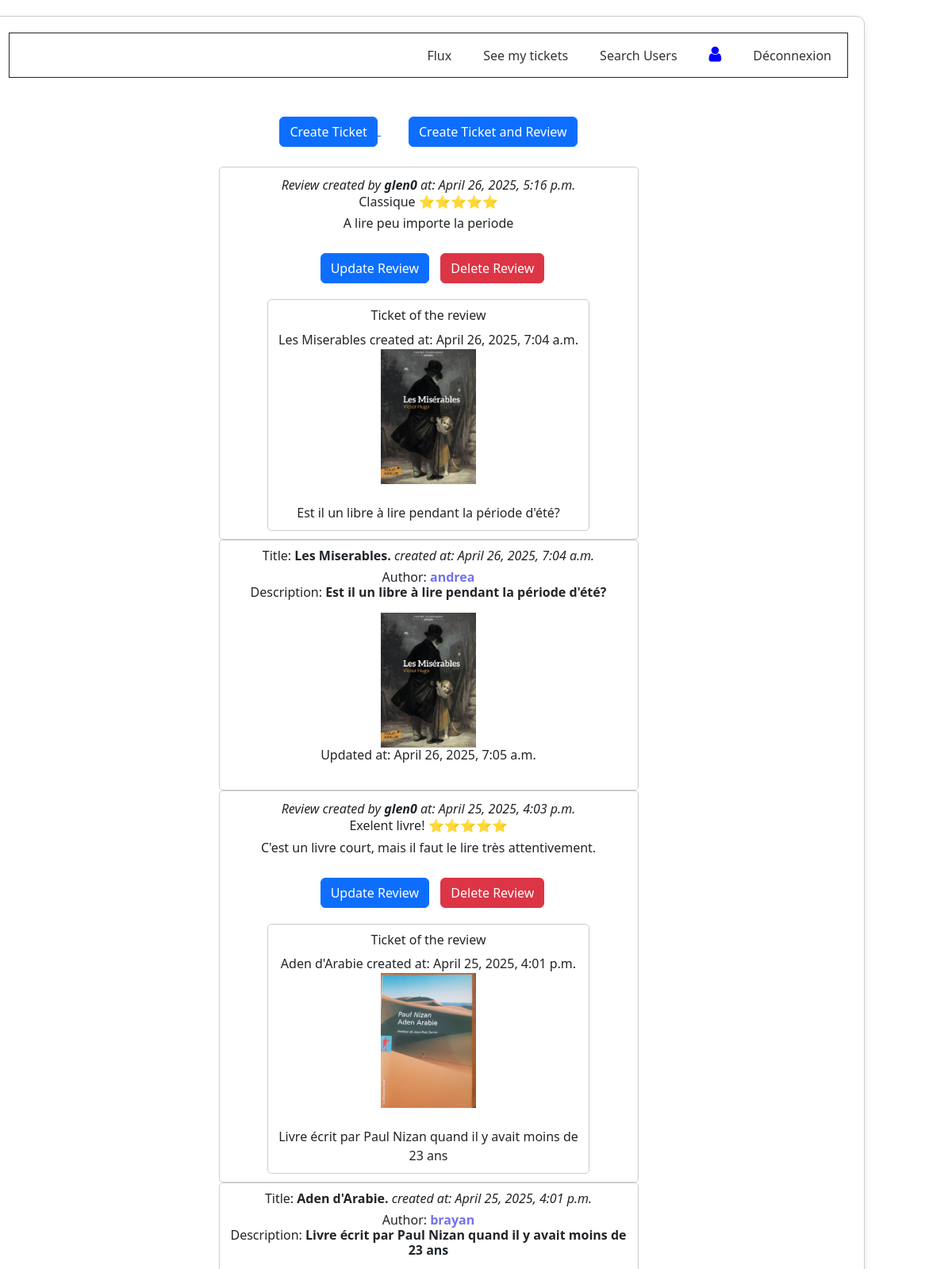
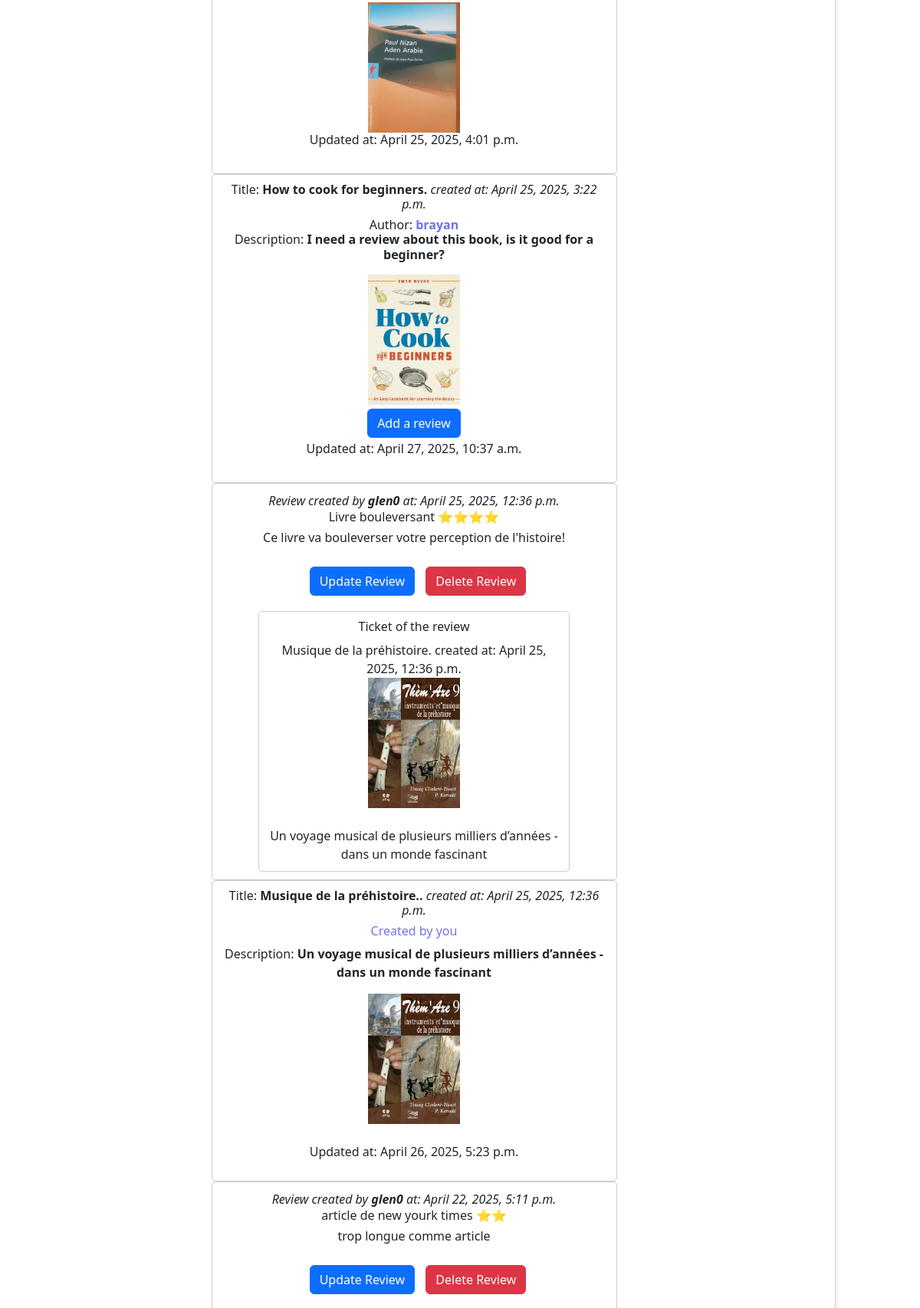
/flux/ (signed in, upper part), run on the app's committed database (2 pictures, top to bottom).
### book_critics_core/models.py (models this page shows)
class Review(models.Model):
    uuid = models.UUIDField(primary_key=True,
                            unique=True,
                            default=uuid4,
                            editable=False)
    user = models.ForeignKey(settings.AUTH_USER_MODEL,
                             on_delete=models.CASCADE,
                             related_name='review',
                             verbose_name='utilisateur'
                             )
    ticket = models.ForeignKey(Ticket, on_delete=models.CASCADE,
                               unique=True,
                               related_name='review',
                               verbose_name='billet')
    rating = models.PositiveSmallIntegerField(max_length=1024,
                                              validators=[
                                                  MinValueValidator(0),
                                                  MaxValueValidator(5)
                                                  ])
    headline = models.CharField(max_length=128)
    body = models.TextField(max_length=8192)
    time_created = models.DateTimeField(auto_now_add=True)

class CustomUser(AbstractUser):
    uuid = models.UUIDField(primary_key=True,
                            unique=True,
                            default=uuid4,
                            editable=False)
    email = models.EmailField(max_length=100,
                              unique=True,
                              blank=True,
                              null=True,
                              verbose_name='email')

class Ticket(models.Model):
    uuid = models.UUIDField(primary_key=True,
                            unique=True,
                            default=uuid4,
                            editable=False)
    user = models.ForeignKey(settings.AUTH_USER_MODEL,
                             on_delete=models.CASCADE,
                             related_name='ticket',
                             verbose_name='utilisateur'
                             )
    description = models.TextField(max_length=350)
    title = models.CharField(max_length=128)
    image = models.ImageField(upload_to='images/')
    time_created = models.DateTimeField(auto_now_add=True)
    time_updated = models.DateTimeField(auto_now=True, blank=True, null=True)

### book_critics_core/views.py (the view)
# urls.py: path('flux/', views.flux, name='flux'),
@login_required(login_url='http://localhost:8000')
def flux(request):
    user = request.user
    followed = UserFollows.objects.filter(user=user)
    all_tickets = Ticket.objects.filter(Q(user=user) |
                                        Q(user__in=followed.values_list(
                                              'followed_user',
                                              flat=True)))
    all_tickets.order_by('-time_created')
    following = user.following.all()
    following = [u.followed_user for u in following]
    following.append(user)
    reviews2_others = Review.objects.filter(user__in=following)
    reviews2_others.order_by('-time_created')
    tickets_revies = list(chain(all_tickets, reviews2_others))
    ticks_revs_sorted = sorted(tickets_revies,
                               key=lambda obj: obj.time_created,
                               reverse=True
                               )
    tickets_reviews = []
    for tic_rev in ticks_revs_sorted:
        if hasattr(tic_rev, 'title'):
            tickets_reviews.append((tic_rev, 'T'))
        else:
            tickets_reviews.append((tic_rev, 'R'))
    reviw_form = ReviewForm(request.POST or None)
    return render(request, 'tickets/flux.html',
                  {'tickets_reviews': tickets_reviews,
                   'form': reviw_form
                   }
                  )

### book_critics_core/templates/tickets/flux.html (shortened to what this page needs)
{% extends 'base/base.html' %}
{% load static %}
{% block content %}
{% include 'base/navbar.html' %}
<div class="col" style="margin: 25px;">
        <a href="{% url 'ticket' %}" style="margin-right: 35px;">
            <button type="submit" class="btn btn-primary">
                Create Ticket
            </button>
        </a>
        <a href="{% url 'ticketreview' %}">
            <button type="submit" class="btn btn-primary">
                Create Ticket and Review
            </button>
        </a>
</div>
{% for tr in tickets_reviews %}
    {% if tr.1 == 'R' %}
    <div clas="flux-container" style="border: 1px solid #ccc; padding: 10px; border-radius: 5px;
    width: 50%; margin: auto; display: flex; flex-direction: column;
    align-items: center;">
            <h8> <i>Review created by <b>{{tr.0.user.username}}</b> at: {{tr.0.time_created}}</i></h8>
            <h6>{{tr.0.headline}} {{ "⭐⭐⭐⭐⭐"|slice:tr.0.rating }}</h6>
            <h6>{{tr.0.body}}</h6>
            {% if tr.0.user == request.user %}
                <div class="col" style="margin: 10px;">
                    <button onclick="openDialogBox('update-rev{{tr.0.pk}}')"
                    class="btn btn-primary" style="margin: 10px;">
                        Update Review
                    </button>
                    <button class="btn btn-danger"
                    data-bs-toggle="modal" data-bs-target="#exampleModal"
                    onclick="openDialogBox('delete-rev{{tr.0.pk}}')">
                        Delete Review
                    </button>
                </div>
            {% endif %}
        <div style="border: 1px solid #ccc; padding: 10px; border-radius: 5px;
        width: 80%; margin: auto; display: flex; flex-direction: column;
        align-items: center;">
            <h6>Ticket of the review</h6>
            <h7>{{tr.0.ticket.title}} created at: {{tr.0.ticket.time_created}}</h7>
            {% if tr.0.ticket.image %}
                <img src="{{ tr.0.ticket.image.url }}" class="ticket-image">
            {% else %}
            <h7>No image avaiable for this ticket</h7>
            {% endif %}
            <h7>{{tr.0.ticket.description}}</h7>
        </div>
    </div>
    {% else %}
    <div style="border: 1px solid #ccc; padding: 10px; border-radius: 5px;
         width: 50%; margin: auto; display: flex; flex-direction: column;
         align-items: center;">
        <h6>Title: <b>{{tr.0.title}}. </b> <i>created at: {{tr.0.time_created}}</i></h6>
        {% if request.user == tr.0.user %}
            <h6 style="color: rgb(114, 114, 237);">Created by you</h6>
        {% else %}
            <h6>Author: <b style="color: rgb(114, 114, 237);">
                {{tr.0.user.username}} </b>
        {% endif %}
            <p>Description: <b>{{tr.0.description}}</b></p>
        {% if tr.0.image and tr.0.image.url %}
            <img src="{{ tr.0.image.url }}" alt="{{tr.0.title}} img"
                class="ticket-image"
            ></br>
        {% else %}
            <p>No image available</p></br>
        {% endif %}
        {% if not tr.0.review.all %}
        <button class="btn btn-primary" onclick="openDialogBox('create-rev{{tr.0.pk}}')"
            data-bs-toggle="modal" data-bs-target="#exampleModal"
            style="margin: 5px;"
            >
            Add a review
        </button></br>
        {% endif%}
        {% if tr.0.time_updated %}
            <p>Updated at: {{tr.0.time_updated}}</p>
        {% endif %}
        {% endif %}
    </div>
{% endfor %}
{% endblock %}

### book_critics_core/static/css/main.css (style rules this page uses)
body { display: flex; height: 100%; width: 90%; flex-direction: column; justify-content: center; align-items: center; text-align: center; margin: 0; }
.ticket-image { width: 120px; height: 170px; object-fit: cover; }

### data on the page
Review: user.username "glen0", time_created "April 26, 2025, 5:16 p.m.", headline "Classique", rating "⭐⭐⭐⭐⭐", body "A lire peu importe la periode", ticket.title "Les Miserables", ticket.time_created "April 26, 2025, 7:04 a.m.", ticket.image (picture), ticket.description "Est il un libre à lire pendant la période d'été?"
Ticket: title "Les Miserables", time_created "April 26, 2025, 7:04 a.m.", user.username "andrea", description "Est il un libre à lire pendant la période d'été?", image (picture), time_updated "April 26, 2025, 7:05 a.m."
Review: user.username "glen0", time_created "April 25, 2025, 4:03 p.m.", headline "Exelent livre!", rating "⭐⭐⭐⭐⭐", body "C'est un livre court, mais il faut le lire très attentivement.", ticket.title "Aden d'Arabie", ticket.time_created "April 25, 2025, 4:01 p.m.", ticket.image (picture), ticket.description "Livre écrit par Paul Nizan quand il y avait moins de 23 ans"
Ticket: title "Aden d'Arabie", time_created "April 25, 2025, 4:01 p.m.", user.username "brayan", description "Livre écrit par Paul Nizan quand il y avait moins de 23 ans", image (picture), time_updated "April 25, 2025, 4:01 p.m."
Ticket: title "How to cook for beginners", time_created "April 25, 2025, 3:22 p.m.", user.username "brayan", description "I need a review about this book, is it good for a beginner?", image (picture), time_updated "April 27, 2025, 10:37 a.m."
Review: user.username "glen0", time_created "April 25, 2025, 12:36 p.m.", headline "Livre bouleversant", rating "⭐⭐⭐⭐", body "Ce livre va bouleverser votre perception de l'histoire!", ticket.title "Musique de la préhistoire.", ticket.time_created "April 25, 2025, 12:36 p.m.", ticket.image (picture), ticket.description "Un voyage musical de plusieurs milliers d’années -dans un monde fascinant"
Ticket: title "Musique de la préhistoire.", time_created "April 25, 2025, 12:36 p.m.", shows "Created by you", description "Un voyage musical de plusieurs milliers d’années -dans un monde fascinant", image (picture), time_updated "April 26, 2025, 5:23 p.m."
Review: user.username "glen0", time_created "April 22, 2025, 5:11 p.m.", headline "article de new yourk times", rating "⭐⭐", body "trop longue comme article"
